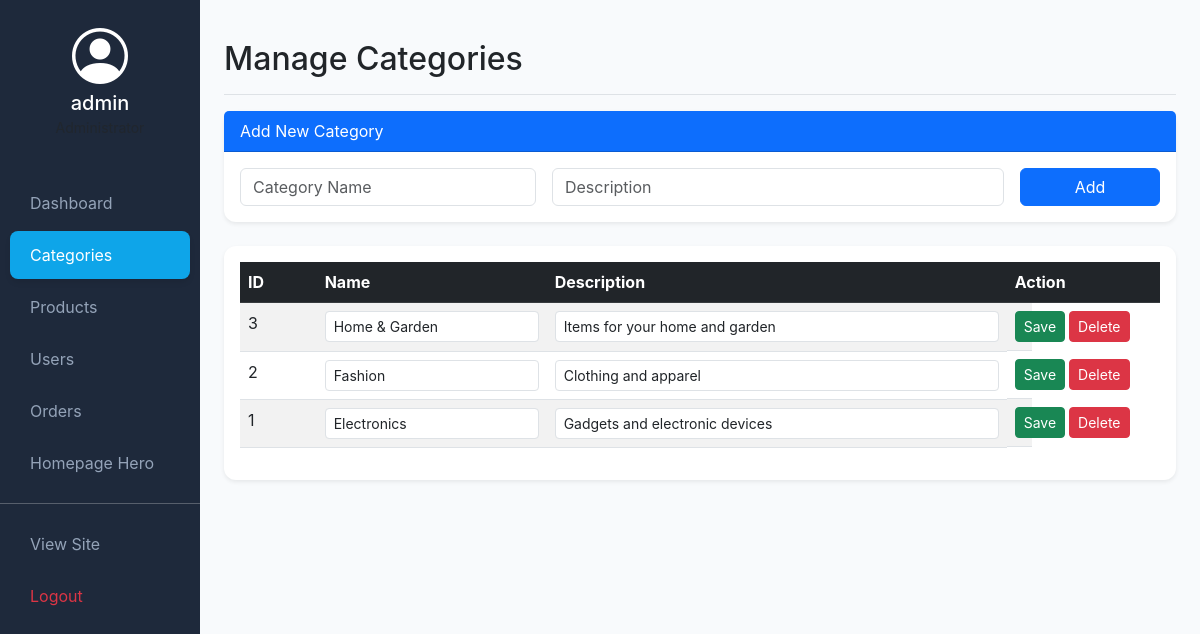
The app's page /admin/manage-categories.php (signed in) with its own data.
### tables this page shows
CREATE TABLE IF NOT EXISTS categories (
    id INT AUTO_INCREMENT PRIMARY KEY,
    name VARCHAR(100) NOT NULL,
    description TEXT,
    created_at TIMESTAMP DEFAULT CURRENT_TIMESTAMP
);

### admin/manage-categories.php (the view, shortened to what this page needs)
<?php
require_once '../includes/db.php';
$categories = $conn->query("SELECT * FROM categories ORDER BY id DESC");
?>
<?php
include 'includes/header.php';
include 'includes/sidebar.php';
?>
        <div class="d-flex justify-content-between align-items-center pt-3 pb-2 mb-3 border-bottom">
            <h1 class="h2">Manage Categories</h1>
        </div>
        <div class="card mb-4 shadow-sm">
            <div class="card-header bg-primary text-white">Add New Category</div>
            <div class="card-body">
                <form method="POST" class="row g-3">
                    <div class="col-md-4">
                        <input type="text" name="name" class="form-control" placeholder="Category Name" required>
                    </div>
                    <div class="col-md-6">
                        <input type="text" name="description" class="form-control" placeholder="Description">
                    </div>
                    <div class="col-md-2">
                        <button type="submit" name="add_category" class="btn btn-primary w-100">Add</button>
                    </div>
                </form>
            </div>
        </div>
        <div class="card shadow-sm">
            <div class="card-body">
                <table class="table table-striped table-hover">
                    <thead class="table-dark">
                        <tr>
                            <th>ID</th>
                            <th>Name</th>
                            <th>Description</th>
                            <th>Action</th>
                        </tr>
                    </thead>
                    <tbody>
                        <?php while($row = $categories->fetch_assoc()): ?>
                        <tr>
                            <form method="POST" class="row g-2 align-items-center">
                                <td class="col-1"><?php echo $row['id']; ?>
                                </td>
                                <td class="col-3"><input type="text" name="name" value="<?php echo htmlspecialchars($row['name']); ?>" class="form-control form-control-sm" required></td>
                                <td class="col-6"><input type="text" name="description" value="<?php echo htmlspecialchars($row['description']); ?>" class="form-control form-control-sm"></td>
                                <td class="col-2 d-flex gap-1">
                                    <button type="submit" name="update_category" class="btn btn-sm btn-success">Save</button>
                                    <a href="manage-categories.php?delete=<?php echo $row['id']; ?>" class="btn btn-sm btn-danger" onclick="return confirm('Are you sure?')">Delete</a>
                                </td>
                            </form>
                        </tr>
                        <?php endwhile; ?>
                    </tbody>
                </table>
            </div>
        </div>
<?php include 'includes/footer.php'; ?>

### admin/includes/header.php (shortened to what this page needs)
<!DOCTYPE html>
<html lang="en">
<head>
    <link href="https://cdn.jsdelivr.net/npm/bootstrap@5.3.0/dist/css/bootstrap.min.css" rel="stylesheet">
    <link rel="stylesheet" href="https://cdn.jsdelivr.net/npm/bootstrap-icons@1.11.1/font/bootstrap-icons.css">
</head>
<body>
    <div class="container-fluid">
        <div class="row">

### admin/includes/sidebar.php
<?php
$current_page = basename($_SERVER['PHP_SELF']);
?>
<nav class="col-md-2 d-none d-md-block sidebar px-0">
    <div class="p-4 text-center text-white">
        <i class="bi bi-person-circle display-4 mb-2"></i>
        <h5 class="mb-0"><?php echo $_SESSION['admin_username']; ?></h5>
        <small class="text-muted">Administrator</small>
    </div>
    <div class="mt-3">
        <a href="dashboard.php" class="<?php echo $current_page == 'dashboard.php' ? 'active' : ''; ?>">Dashboard</a>
        <a href="manage-categories.php" class="<?php echo ($current_page == 'manage-categories.php') ? 'active' : ''; ?>">Categories</a>
        <a href="manage-products.php" class="<?php echo ($current_page == 'manage-products.php' || $current_page == 'add-product.php' || $current_page == 'edit-product.php') ? 'active' : ''; ?>">Products</a>
        <a href="view-users.php" class="<?php echo $current_page == 'view-users.php' ? 'active' : ''; ?>">Users</a>
        <a href="view-orders.php" class="<?php echo $current_page == 'view-orders.php' ? 'active' : ''; ?>">Orders</a>
        <a href="manage-hero.php" class="<?php echo $current_page == 'manage-hero.php' ? 'active' : ''; ?>">Homepage Hero</a>
        <hr>
        <a href="../index.php" target="_blank">View Site</a>
        <a href="logout.php" class="text-danger">Logout</a>
    </div>
</nav>
<main class="col-md-10 ms-sm-auto px-md-4 py-4">

### admin/includes/footer.php (shortened to what this page needs)
        </main>
        </div>
    </div>
</body>
</html>

### admin/includes/header.php (style rules this page uses)
:root { --sidebar-bg: #1e293b; --sidebar-hover: #334155; --primary-color: #0ea5e9; --secondary-bg: #f8fafc; }
.sidebar { background-color: var(--sidebar-bg); min-height: 100vh; color: white; transition: all 0.3s; }
.sidebar a { color: #94a3b8; text-decoration: none; display: block; padding: 12px 20px; border-radius: 8px; margin: 4px 10px; transition: 0.3s; }
.sidebar a.active { background-color: var(--primary-color); color: white; box-shadow: 0 4px 6px -1px rgb(0 0 0 / 0.1); }
body { background-color: var(--secondary-bg); font-family: 'Inter', sans-serif; }
.card { border: none; border-radius: 12px; box-shadow: 0 1px 3px 0 rgb(0 0 0 / 0.1); transition: transform 0.2s; }

### records on screen
categories: id "3", name "Home & Garden", description "Items for your home and garden"
categories: id "2", name "Fashion", description "Clothing and apparel"
categories: id "1", name "Electronics", description "Gadgets and electronic devices"

### other values on screen
$_SESSION['admin_username'] "admin"
